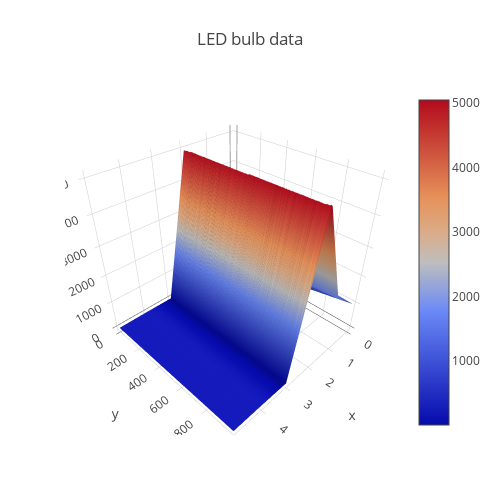

Write notebook code for a chart like this one.
### Code cell
# Transforming dataframe and creating Surface graph object
data = [
    go.Surface(
        z=z_data.as_matrix()
    )
]

# Customizing layout
layout = go.Layout(
    title='LED bulb data',
    autosize=False,
    width=500,
    height=500,
    margin=dict(
        l=65,
        r=50,
        b=65,
        t=90
    )
)

# Creating figure object
fig = go.Figure(data=data, layout=layout)

# Visualizing the plot
ofl.iplot(fig, filename='bulb data surface plot')

### Figure 1 — Plotly figure (JSON) as saved in the notebook; plotly's stock layout.template omitted (floating-point values rounded to 4 significant figures; data arrays with more than 128 entries replaced by an {"elided": "..."} marker saying what was removed)
{"data": [{"type": "surface", "uid": "385d7376-9efe-11e8-8b3d-a434d94813f3", "z": {"elided": "1000x6 float values"}}], "layout": {"autosize": false, "height": 500, "margin": {"b": 65, "l": 65, "r": 50, "t": 90}, "title": "LED bulb data", "width": 500}}
